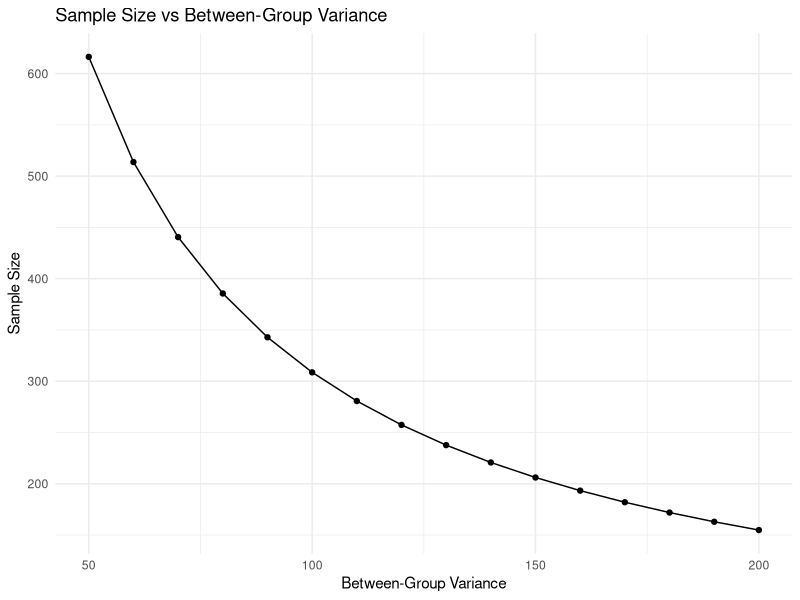
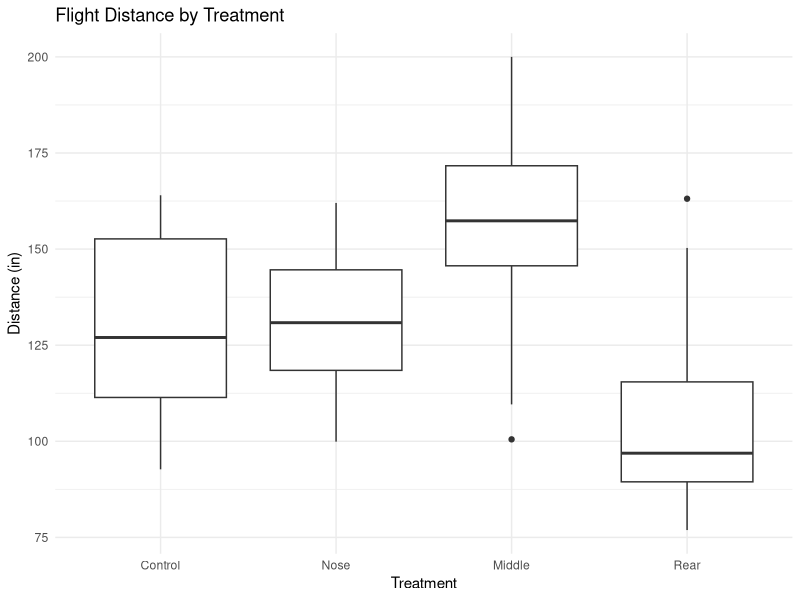
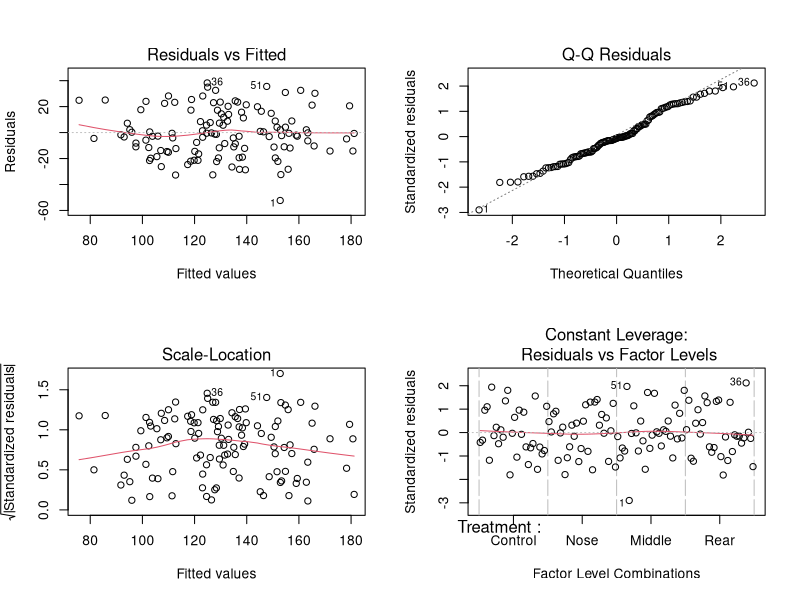

These figures' R source, in order:
## ---- chunk 1
knitr::opts_chunk$set(echo = TRUE)
library(dplyr)
library(ggplot2)
library(knitr)
library(stats)
## ---- chunk 2
treatments <- c("Control", "Nose", "Middle", "Rear")
airplanes <- paste("Airplane", 1:30)  # Adjust to match the number of airplanes used

design <- expand.grid(Airplane = airplanes, Treatment = treatments)

set.seed(2024)  
randomized_design <- design %>%
  sample_n(nrow(design)) %>%  
  mutate(ThrowOrder = row_number())  
## ---- chunk 3
k <- 4                  # Number of treatment groups
alpha <- 0.05           # Significance level
power <- 0.8            # Desired power

# Variance from preliminary experiment (used for power calculation)
sd <- 92.01177           # Standard deviation from preliminary experiment
within.var <- sd^2       # Calculated within variance

# Varying between-group variances
between.var <- seq(50, 200, by=10)

# Initialize variables for sample sizes
n_var1 <- NA
for(i in 1:length(between.var)) {
  n_var1[i] <- power.anova.test(groups = k, 
                                between.var = between.var[i], 
                                within.var = within.var, 
                                power = power, 
                                sig.level = alpha)$n
}

# Combine results into a data frame
sample_sizes <- data.frame(
  n = n_var1,
  between.var = between.var,
  within.var = rep(within.var, length(n_var1))
)

# Plot the sample size
library(ggplot2)
ggplot(data = sample_sizes, mapping = aes(x = between.var, y = n)) +
  geom_point() + geom_line() +
  labs(title = "Sample Size vs Between-Group Variance", 
       x = "Between-Group Variance", 
       y = "Sample Size") +
  theme_minimal()
## ---- chunk 4
# Create a data frame for recording results
results <- randomized_design %>%
  mutate(Distance = c(100.5, 159, 100.5, 107.8, 119.4, 81.2, 103.3, 110.8, 133.7, 93.2, 
                      119.5, 142.9, 94.8, 109.6, 94.4, 162, 108.9, 106.1, 110.8, 125.4, 
                      103.2, 131.4, 113.2, 127, 99.9, 165, 105.1, 105.6, 164.2, 156.6,
                      97.4, 136.8, 124.4, 153.7, 124.1, 163.1, 164, 151, 144.3, 129.7, 
                      155.5, 180.5, 151.3, 101, 101.4, 153.3, 147, 126.6, 146, 147,
                      183.2, 160, 173.4, 127, 130.7, 100.6, 127.6, 160, 90.9, 98.5, 
                      89.4, 163.2, 157, 159.8, 144.7, 135.7, 127, 153.1, 157, 155.6, 
                      166.5, 89.6, 81, 200, 87, 138.2, 126.2, 107.5, 155.7, 144.7,
                      161.2, 135.9, 196.4, 185.7, 160, 83.4, 95.5, 96.2, 160.6, 136.6, 
                      131, 193.2, 139.3, 117, 110.8, 150, 150.3, 166.2, 94.8, 157.7,
                      117.7, 186.2, 141.4, 76.9, 130.3, 145.5, 120.7, 134.2, 155, 92.7,
                      80, 117.7, 90, 96.4, 130.7, 146.1, 143.4, 124, 123.1, 86.5)) 
## ---- chunk 5
summary_stats <- results %>%
  group_by(Treatment) %>%
  summarize(
    Mean = mean(Distance, na.rm = TRUE),
    SD = sd(Distance, na.rm = TRUE),
    N = n()
  )

kable(summary_stats, caption = "Summary Statistics by Treatment")
## ---- chunk 6
# Boxplot of distances by treatment
ggplot(results, aes(x = Treatment, y = Distance)) +
  geom_boxplot() +
  labs(title = "Flight Distance by Treatment", x = "Treatment", y = "Distance (in)") +
  theme_minimal()
## ---- chunk 7
# Calculate the overall mean
overall_mean <- mean(results$Distance)

# Step 3: Compute the between-group sum of squares
summary_stats <- summary_stats %>%
  mutate(WeightedSqDev = N * (Mean - overall_mean)^2)

between_group_ss <- sum(summary_stats$WeightedSqDev)

# Step 4: Calculate between-group variance
k <- n_distinct(results$Treatment)  # Number of groups
between_group_variance <- between_group_ss / (k - 1)

k <- 4                  # Number of treatment groups
alpha <- 0.05           # Significance level
power <- 0.8            # Desired power
sd <- 92.01177          # Standard deviation from preliminary experiment
within.var <- sd^2      # Calculated within variance

# Calculate the sample size for the observed between-group variance
sample_size <- power.anova.test(
  groups = k, 
  between.var = between_group_variance, 
  within.var = within.var, 
  power = power, 
  sig.level = alpha
)$n
## ---- chunk 8
# ANOVA model
model <- aov(Distance ~ Treatment + Airplane, data = results)
anova_results <- summary(model)

kable(anova_results[[1]], caption = "ANOVA Results for RCBD")

## ---- chunk 9
# Tukey HSD
tukey_results <- TukeyHSD(model, "Treatment")
kable(as.data.frame(tukey_results$Treatment), caption = "Tukey HSD Results")
## ---- chunk 10
# Residual diagnostics
par(mfrow = c(2, 2))  
plot(model)  
## ---- chunk 11
print(results)
